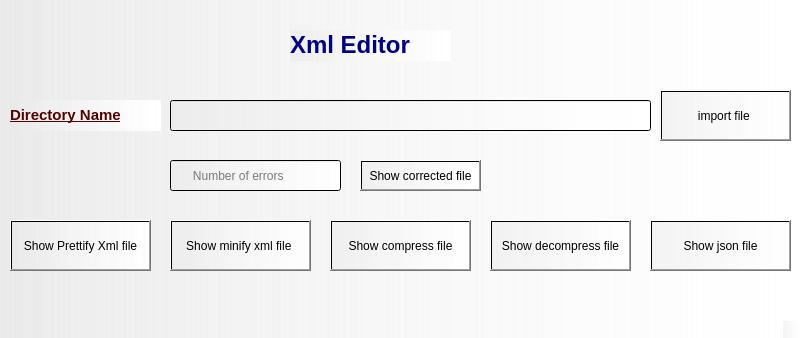
<?xml version="1.0" encoding="UTF-8"?>
<ui version="4.0">
 <class>MainWindow</class>
 <widget class="QMainWindow" name="MainWindow">
  <property name="geometry">
   <rect>
    <x>0</x>
    <y>0</y>
    <width>800</width>
    <height>338</height>
   </rect>
  </property>
  <property name="windowTitle">
   <string>MainWindow</string>
  </property>
  <property name="styleSheet">
   <string notr="true">background-color: qlineargradient(spread:pad, x1:0, y1:0, x2:1, y2:0, stop:0 rgba(231, 231, 231, 121), stop:1 rgba(255, 255, 255, 255));</string>
  </property>
  <widget class="QWidget" name="centralwidget">
   <widget class="QLabel" name="label">
    <property name="geometry">
     <rect>
      <x>290</x>
      <y>30</y>
      <width>161</width>
      <height>31</height>
     </rect>
    </property>
    <property name="font">
     <font>
      <pointsize>12</pointsize>
     </font>
    </property>
    <property name="text">
     <string>&lt;html&gt;&lt;head/&gt;&lt;body&gt;&lt;p&gt;&lt;span style=&quot; font-size:18pt; font-weight:600; color:#00007f;&quot;&gt;Xml Editor&lt;/span&gt;&lt;/p&gt;&lt;/body&gt;&lt;/html&gt;</string>
    </property>
   </widget>
   <widget class="QPushButton" name="check_consistency">
    <property name="geometry">
     <rect>
      <x>660</x>
      <y>90</y>
      <width>131</width>
      <height>51</height>
     </rect>
    </property>
    <property name="text">
     <string>import file </string>
    </property>
   </widget>
   <widget class="QPushButton" name="pretty_button">
    <property name="geometry">
     <rect>
      <x>10</x>
      <y>220</y>
      <width>141</width>
      <height>51</height>
     </rect>
    </property>
    <property name="text">
     <string>Show Prettify Xml file</string>
    </property>
   </widget>
   <widget class="QPushButton" name="jason_button">
    <property name="geometry">
     <rect>
      <x>650</x>
      <y>220</y>
      <width>141</width>
      <height>51</height>
     </rect>
    </property>
    <property name="text">
     <string>Show json file</string>
    </property>
   </widget>
   <widget class="QPushButton" name="minify_button">
    <property name="geometry">
     <rect>
      <x>170</x>
      <y>220</y>
      <width>141</width>
      <height>51</height>
     </rect>
    </property>
    <property name="text">
     <string>Show minify xml file </string>
    </property>
   </widget>
   <widget class="QPushButton" name="compress_button">
    <property name="geometry">
     <rect>
      <x>330</x>
      <y>220</y>
      <width>141</width>
      <height>51</height>
     </rect>
    </property>
    <property name="text">
     <string>Show compress file</string>
    </property>
   </widget>
   <widget class="QPushButton" name="decompress_button">
    <property name="geometry">
     <rect>
      <x>490</x>
      <y>220</y>
      <width>141</width>
      <height>51</height>
     </rect>
    </property>
    <property name="text">
     <string>Show decompress file</string>
    </property>
   </widget>
   <widget class="QLineEdit" name="lineEdit_1">
    <property name="geometry">
     <rect>
      <x>170</x>
      <y>160</y>
      <width>171</width>
      <height>31</height>
     </rect>
    </property>
    <property name="readOnly">
     <bool>true</bool>
    </property>
    <property name="placeholderText">
     <string>      Number of errors</string>
    </property>
   </widget>
   <widget class="QPushButton" name="show_file">
    <property name="geometry">
     <rect>
      <x>360</x>
      <y>160</y>
      <width>121</width>
      <height>31</height>
     </rect>
    </property>
    <property name="text">
     <string>Show corrected file</string>
    </property>
   </widget>
   <widget class="QLineEdit" name="lineEdit_2">
    <property name="geometry">
     <rect>
      <x>170</x>
      <y>100</y>
      <width>481</width>
      <height>31</height>
     </rect>
    </property>
    <property name="readOnly">
     <bool>true</bool>
    </property>
   </widget>
   <widget class="QLabel" name="label_2">
    <property name="geometry">
     <rect>
      <x>10</x>
      <y>100</y>
      <width>151</width>
      <height>31</height>
     </rect>
    </property>
    <property name="text">
     <string>&lt;html&gt;&lt;head/&gt;&lt;body&gt;&lt;p&gt;&lt;span style=&quot; font-size:11pt; font-weight:600; text-decoration: underline; color:#550000;&quot;&gt;Directory Name&lt;/span&gt;&lt;/p&gt;&lt;/body&gt;&lt;/html&gt;</string>
    </property>
   </widget>
  </widget>
  <widget class="QMenuBar" name="menubar">
   <property name="geometry">
    <rect>
     <x>0</x>
     <y>0</y>
     <width>800</width>
     <height>26</height>
    </rect>
   </property>
  </widget>
  <widget class="QStatusBar" name="statusbar"/>
 </widget>
 <resources/>
 <connections/>
</ui>
